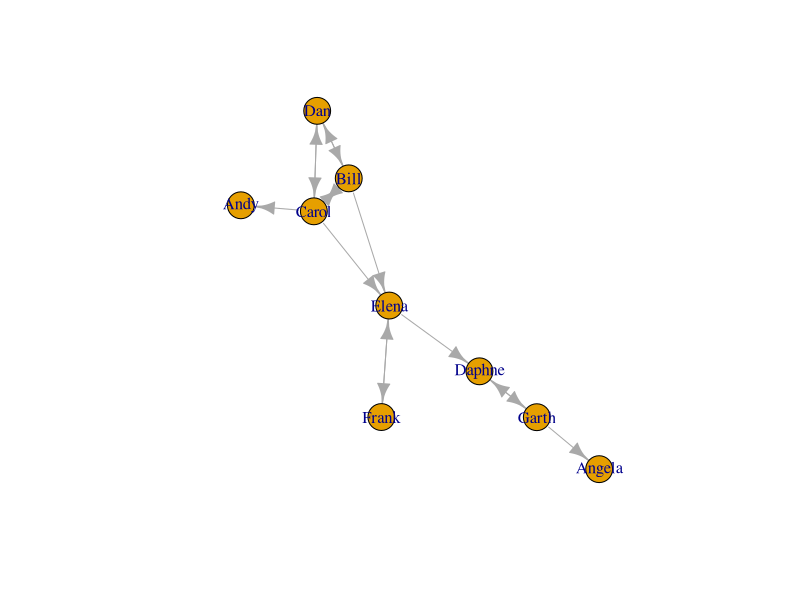

Recreate this plot in R.
##A network as a graph
library(igraph)
ng<-graph.formula(Garth-+Angela,Bill-+Elena,
                  Elena++Frank,Carol-+Andy,Carol-+Elena,Carol++Dan,
                  Carol++Bill,Dan++Bill,
                  Elena-+Daphne,Daphne++Garth)
plot(ng)
##A network as a matrix
get.adjacency(ng)

##A network as an edge list
E(ng)
